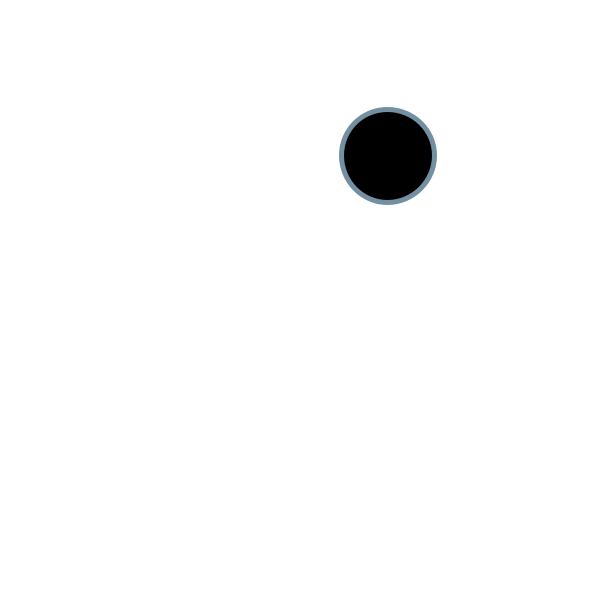
Frame 1 (no input)
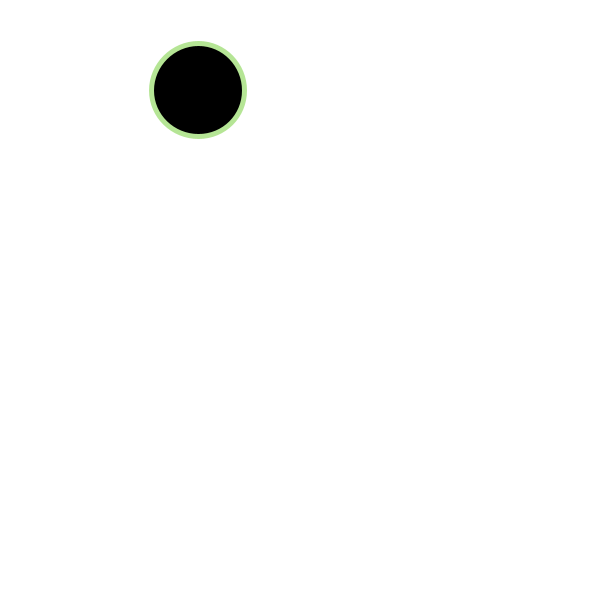
Frame 60 (the mouse pressed at the canvas centre just before this capture)
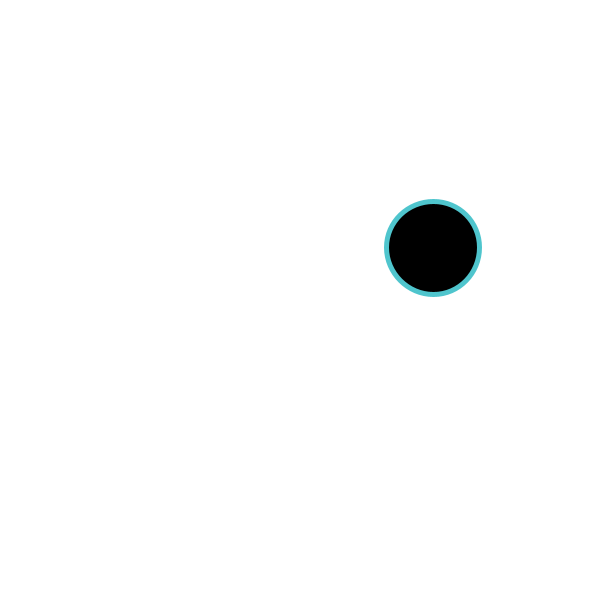
Frame 120 (the mouse held since frame 60 and released just before this capture)

The Processing sketch that drew these frames (run headless with seeded random() and noise(); from frame 60 on, the mouse is pressed at the canvas centre):

// Processing sketch: processing_66234
// ── processing_66234.pde

//variables
float d;
float xPos;
float yPos; 
float xVel; 
float yVel;

void setup() {
  size(600, 600);
  background(255);
  smooth();
  frameRate(60);

  xPos=random(0+ d/2, width-d/2);
  yPos=random(0+ d/2, height-d/2);
  xVel=random(-10, 10);
  yVel=random(-5, 5);
  d=random(50, 100);
}

void draw() {
  background(255);
  stroke(random(50,255),random(50,255),random(50,255));
  strokeWeight(5);
  fill(0);
  ellipse(xPos, yPos, d, d);
  
  xPos=xPos+xVel;
  yPos=yPos+yVel;
  
  //conditionals for movement
  //left wall
  if (xPos<0+d/2) { 
    xVel=xVel*(-1);
  } 
  //top wall
  if (yPos<0+d/2) {
    yVel=yVel*(-1);
  } 
  //right wall
  if (xPos>width-d/2) {
    xVel=xVel*(-1);
  } 
  //bottom wall
  if (yPos>height-d/2) {
    yVel=yVel*(-1);
  } 
}
